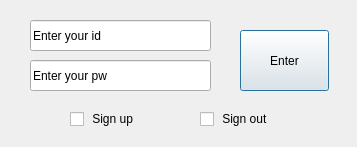
<?xml version="1.0" encoding="UTF-8"?>
<ui version="4.0">
 <class>Dialog</class>
 <widget class="QDialog" name="Dialog">
  <property name="geometry">
   <rect>
    <x>0</x>
    <y>0</y>
    <width>357</width>
    <height>147</height>
   </rect>
  </property>
  <property name="contextMenuPolicy">
   <enum>Qt::NoContextMenu</enum>
  </property>
  <property name="windowTitle">
   <string>MySNS</string>
  </property>
  <widget class="QLineEdit" name="idLabel">
   <property name="geometry">
    <rect>
     <x>30</x>
     <y>20</y>
     <width>181</width>
     <height>31</height>
    </rect>
   </property>
   <property name="text">
    <string>Enter your id</string>
   </property>
  </widget>
  <widget class="QLineEdit" name="pwLabel">
   <property name="geometry">
    <rect>
     <x>30</x>
     <y>60</y>
     <width>181</width>
     <height>31</height>
    </rect>
   </property>
   <property name="text">
    <string>Enter your pw</string>
   </property>
  </widget>
  <widget class="QPushButton" name="confirm">
   <property name="geometry">
    <rect>
     <x>240</x>
     <y>30</y>
     <width>89</width>
     <height>61</height>
    </rect>
   </property>
   <property name="text">
    <string>Enter</string>
   </property>
  </widget>
  <widget class="QCheckBox" name="signUpCheckbox">
   <property name="geometry">
    <rect>
     <x>70</x>
     <y>110</y>
     <width>93</width>
     <height>18</height>
    </rect>
   </property>
   <property name="text">
    <string> Sign up</string>
   </property>
  </widget>
  <widget class="QCheckBox" name="signOutCheckbox">
   <property name="geometry">
    <rect>
     <x>200</x>
     <y>110</y>
     <width>93</width>
     <height>18</height>
    </rect>
   </property>
   <property name="text">
    <string> Sign out</string>
   </property>
  </widget>
 </widget>
 <resources/>
 <connections/>
</ui>
